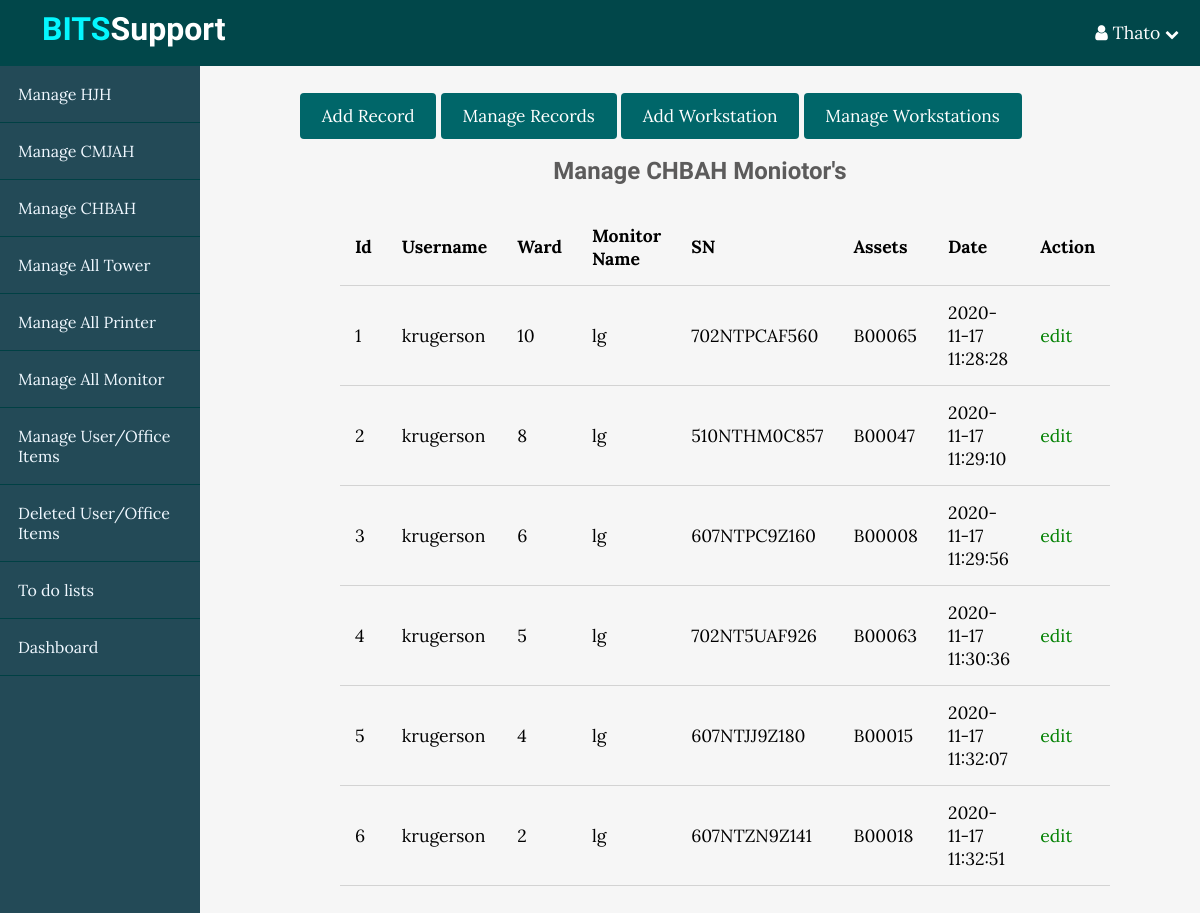
Page /BITS/chbah_user_Monitor_workstations.php (signed in) on the committed database.
### tables this page shows
CREATE TABLE `chbah_workstations_monitor` (
  `id` int(11) NOT NULL,
  `username` varchar(255) NOT NULL,
  `hospital` varchar(255) NOT NULL,
  `ward` varchar(255) NOT NULL,
  `monitor_name` varchar(255) NOT NULL,
  `serial_number` varchar(255) NOT NULL,
  `assets_number` varchar(255) NOT NULL,
  `created_at` timestamp NOT NULL DEFAULT current_timestamp()
);

### BITS/app/database/db.php (called while the page is built, shortened)
<?php
require("connect.php");
function selectAll($table, $conditions = []){
    global $conn;
    $sql = "SELECT * FROM $table";
    if (empty($conditions)){
        $stmt = $conn->prepare($sql);
        $stmt->execute();
        $records = $stmt->get_result()->fetch_all(MYSQLI_ASSOC);
        return $records;
    }
}

### BITS/app/controllers/support.php (called while the page is built, shortened)
<?php
include(ROOT_PATH . "/app/database/db.php");
$chbah_workstations_monitor = selectAll('chbah_workstations_monitor');

### BITS/chbah_user_Monitor_workstations.php (the view, shortened to what this page needs)
<?php
include(ROOT_PATH . "/app/controllers/support.php");
?>
<!DOCTYPE html>
<html lang="en">
<head>
    <link rel="stylesheet" href="https://maxcdn.bootstrapcdn.com/font-awesome/4.5.0/css/font-awesome.min.css">
    <link rel="stylesheet" href="assets/css/style.css">
    <link rel="stylesheet" href="assets/css/admin.css">
</head>
<body>
<?php include(ROOT_PATH . "/app/includes/adminHeader.php");?>
<div class="admin-wrapper">
    <?php include(ROOT_PATH . "/app/includes/userSidebar.php");?>
    <div class="admin-content">
        <div class="button-group">
            <a href="usersCHBAHcreate.php" class="btn btn-big">Add Record</a>
            <a href="usersCHBAHindex.php" class="btn btn-big">Manage Records</a>
            <a href="topicsUserWorkstationCreate.php" class="btn btn-big">Add Workstation</a>
            <a href="chbah_user_workstations.php" class="btn btn-big">Manage Workstations</a>
        </div>
        <div class="content">
            <h2 class="page-title">Manage CHBAH Moniotor's</h2>
            <table>
                <thead>
                <th>Id</th>
                <th>Username</th>
                <th>Ward</th>
                <th>Monitor Name</th>
                <th>SN</th>
                <th>Assets</th>
                <th>Date</th>
                <th colspan="1">Action</th>
                </thead>
                <tbody>
                <?php foreach ($chbah_workstations_monitor as $key => $record): ?>
                    <tr>
                        <td><?php echo $key + 1; ?></td>
                        <td><?php echo $record['username']; ?></td>
                        <td><?php echo $record['ward']; ?></td>
                        <td><?php echo $record['monitor_name']; ?></td>
                        <td><?php echo $record['serial_number']; ?></td>
                        <td><?php echo $record['assets_number']; ?></td>
                        <td><?php echo $record['created_at']; ?></td>
                        <td><a href="topicsUserMonitorEdit.php?chbahUserMonitor_update_id=<?php echo $record['id']; ?>" class="edit">edit</a></td>
                    </tr>
                <?php endforeach; ?>
                </tbody>
            </table>
        </div>
    </div>
</div>
</body>
</html>

### BITS/assets/css/style.css (style rules this page uses)
* { box-sizing: border-box; }
html, body { height: 100%; padding: 0px; margin: 0px; background: #f6f6f6; font-family: 'Lora', Serif; }
h1, h2, h3, h4, h5, h6 { font-family: 'candal',Serif; color: #5c5b5b; margin: 5px; }
a { text-decoration: none; color: inherit; }
.btn { padding: 0.5rem 1rem; background: #006669; color: white; border: 1px solid transparent; border-radius: 0.25rem; font-size: 1.08em; font-family: 'Lora',Serif; }
.btn-big { padding: 0.7rem 1.3rem; line-height: 1.3rem; }
.content { width: 90%; margin: 30px auto 30px; }

### BITS/assets/css/admin.css (style rules this page uses)
.admin-wrapper { display: flex; height: calc(100% - 66px); }
.admin-wrapper .admin-content { flex: 8; height: 100%; padding: 40px 100px 100px; overflow-y: scroll; overflow-x: scroll; }
.admin-content .page-title { text-align: center; margin-bottom: 1.5rem; }
table { width: 100%; border-collapse: collapse; font-size: 1.1rem; }
th, td { padding: 15px; text-align: left; border-bottom: 1px solid #d3d3d3; }
.edit { color: green; }

### rows in the picture
chbah_workstations_monitor: username "krugerson", ward "10", monitor_name "lg", serial_number "702NTPCAF560", assets_number "B00065", created_at "2020-11-17 11:28:28"
chbah_workstations_monitor: username "krugerson", ward "8", monitor_name "lg", serial_number "510NTHM0C857", assets_number "B00047", created_at "2020-11-17 11:29:10"
chbah_workstations_monitor: username "krugerson", ward "6", monitor_name "lg", serial_number "607NTPC9Z160", assets_number "B00008", created_at "2020-11-17 11:29:56"
chbah_workstations_monitor: username "krugerson", ward "5", monitor_name "lg", serial_number "702NT5UAF926", assets_number "B00063", created_at "2020-11-17 11:30:36"
chbah_workstations_monitor: username "krugerson", ward "4", monitor_name "lg", serial_number "607NTJJ9Z180", assets_number "B00015", created_at "2020-11-17 11:32:07"
chbah_workstations_monitor: username "krugerson", ward "2", monitor_name "lg", serial_number "607NTZN9Z141", assets_number "B00018", created_at "2020-11-17 11:32:51"

### other values in the picture
$_SESSION['username'] "Thato"
